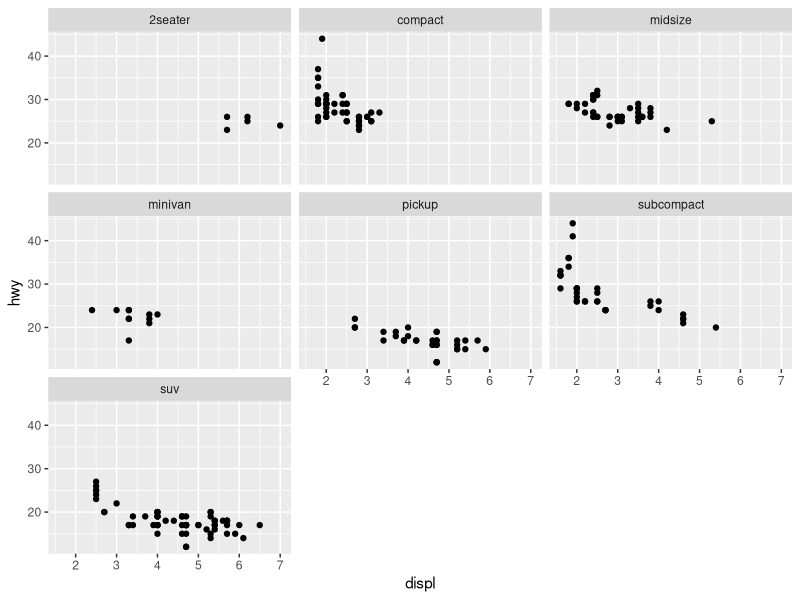
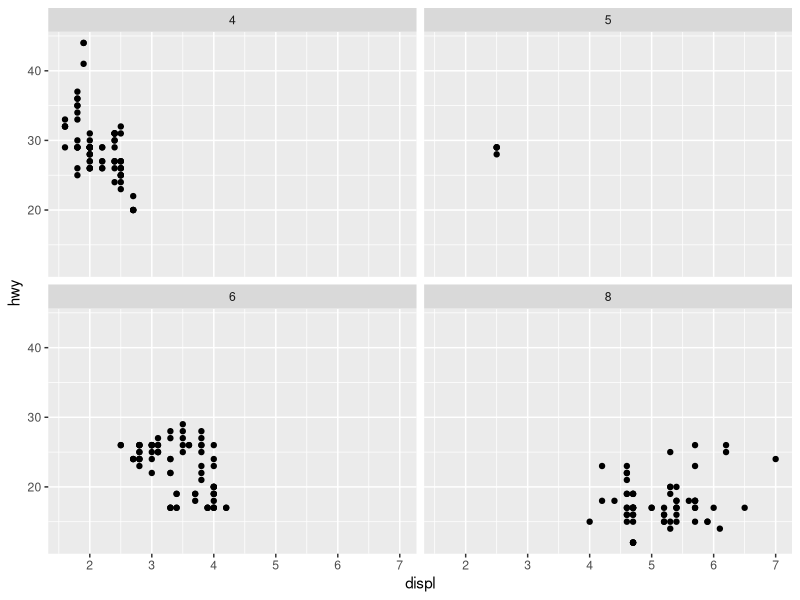
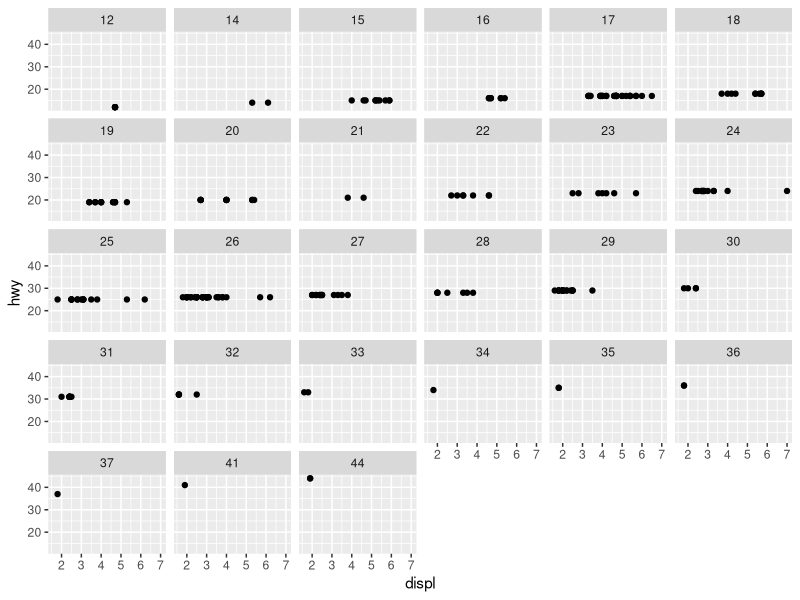
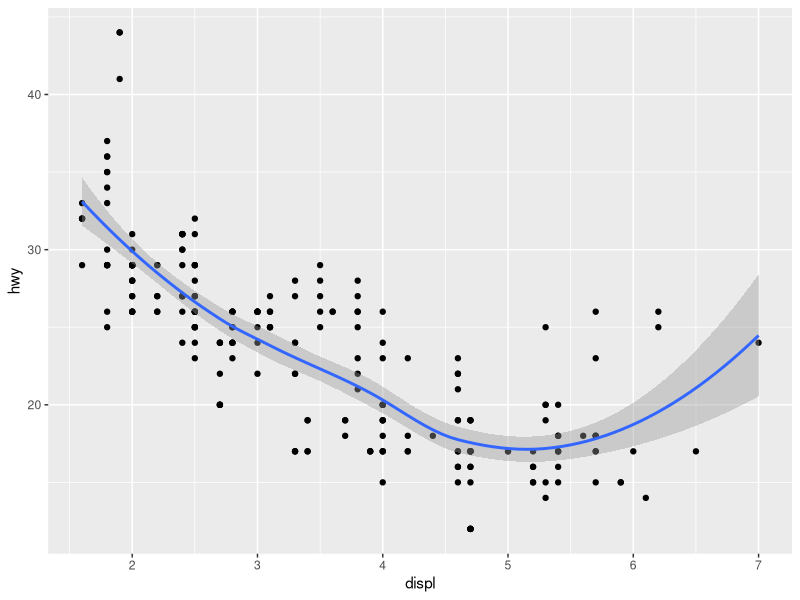
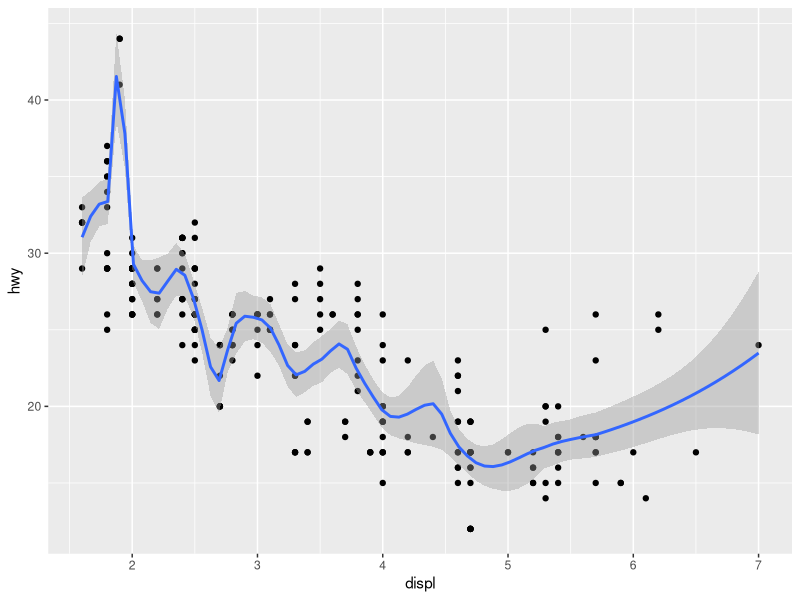
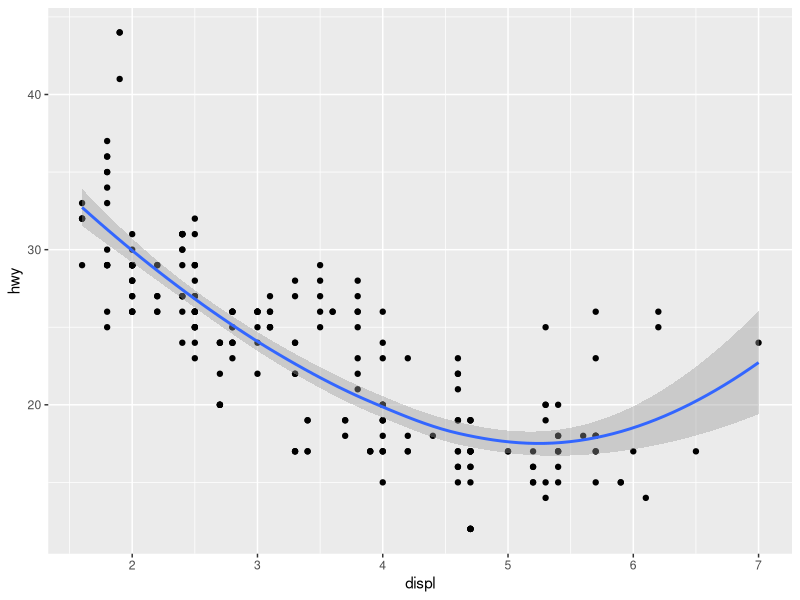
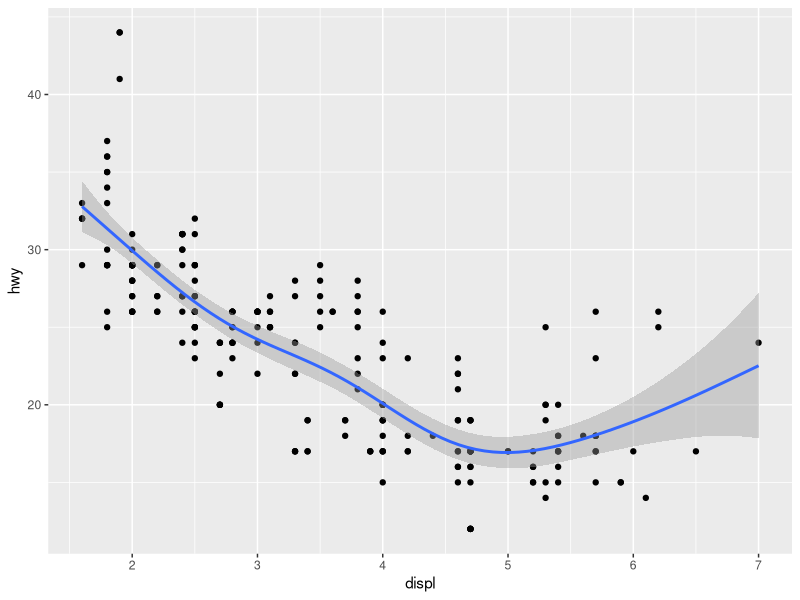
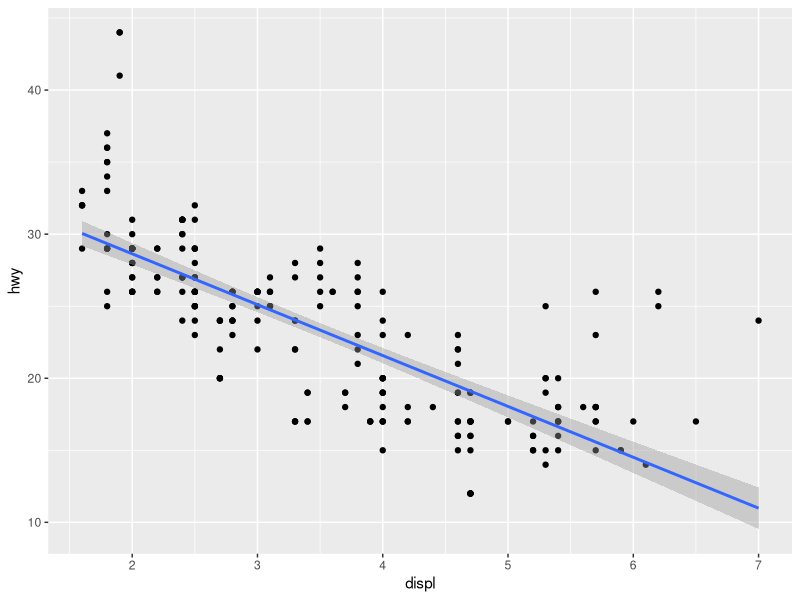

Recreate these plots in R, in order.
library(ggplot2)
head(mpg)
str(mpg)

ggplot(mpg) +
  geom_point(aes(x= displ, y= hwy)) +
  facet_wrap(~class)



ggplot(mpg) +
  geom_point(aes(x= displ, y= hwy)) +
  facet_wrap(~cyl)



ggplot(mpg) +
  geom_point(aes(x= displ, y= hwy)) +
  facet_wrap(~hwy)

ggplot(mpg,aes(x= displ, y= hwy)) +
  geom_point() + geom_smooth()

#wigliness of the line is controlled by the span parameter

ggplot(mpg,aes(x= displ, y= hwy)) +
  geom_point() + geom_smooth(span = 0.2)

ggplot(mpg,aes(x= displ, y= hwy)) +
  geom_point() + geom_smooth(span = 1)

library("mgcv")
#if data set is huge then Loess does not work well ie span parameter fails so we use mgcv

ggplot(mpg,aes(x= displ, y= hwy)) +
  geom_point() + geom_smooth(method = "gam", formula = y~s(x))

#gives best linear fit
ggplot(mpg,aes(x= displ, y= hwy)) +
  geom_point() + geom_smooth(method = "lm")


